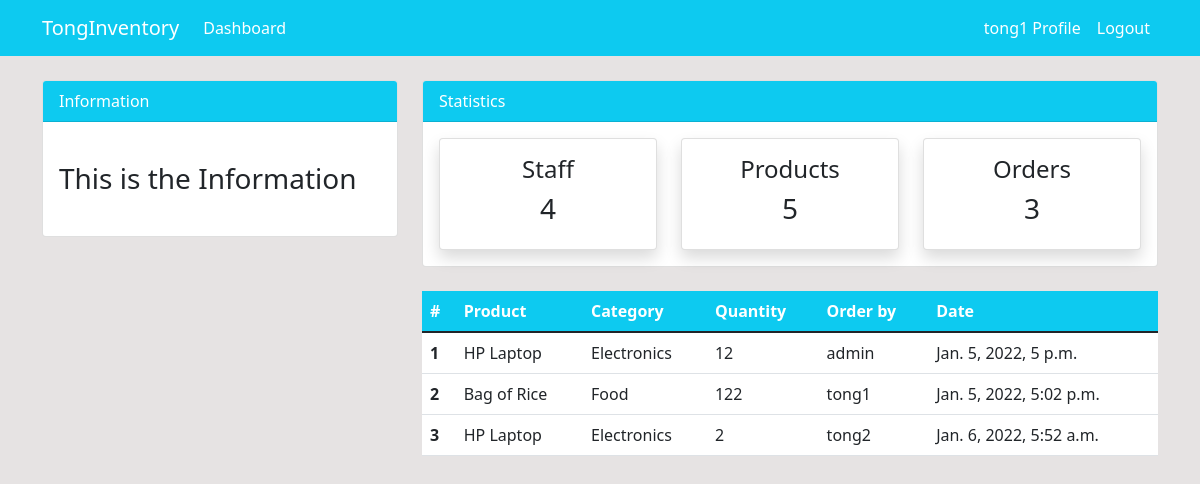
Page /order/ (signed in) on the earlier database version.
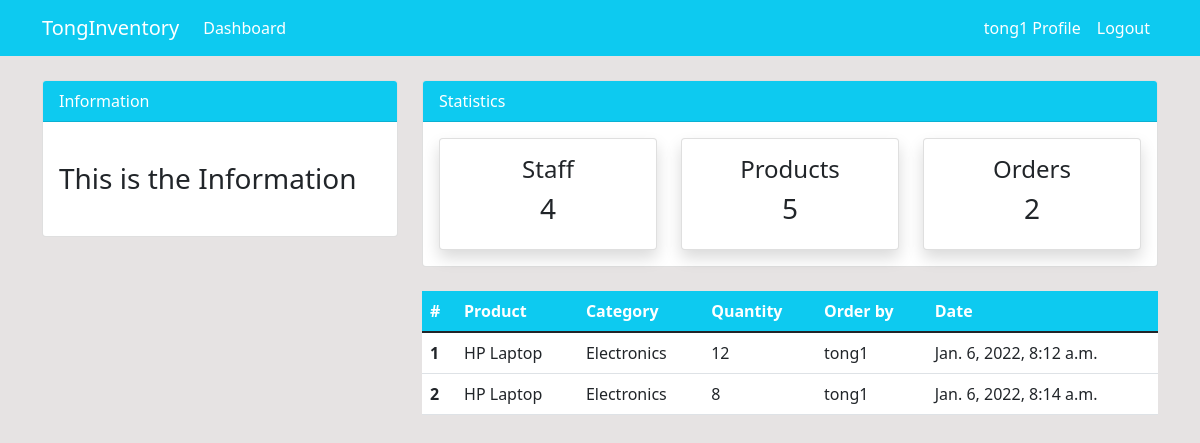
Same page on the later database version.
### dashboard/models.py (models this page shows, shortened)
class Order(models.Model):
    product = models.ForeignKey(Product, on_delete=models.CASCADE, null=True)
    staff = models.ForeignKey(User, on_delete=models.CASCADE, null=True)
    order_quantity = models.PositiveBigIntegerField(null=True)
    date = models.DateTimeField(auto_now_add=True)
    class Meta:
        verbose_name_plural = 'Order'

class Product(models.Model):
    name = models.CharField(max_length=100,null=True)
    category = models.CharField(max_length=20,choices=CATEGORY,null=True)
    quantity = models.PositiveBigIntegerField(null=True)
    class Meta:
        verbose_name_plural = 'Product'

### dashboard/views.py (the view)
# urls.py: path('order/',views.order,name='dashboard-order'),
@login_required
def order(request):
    orders = Order.objects.all()
    orders = Order.objects.all()
    orders_count = orders.count()
    products = Product.objects.all()
    products_count = products.count()
    workers = User.objects.all()
    workers_count = workers.count()
    context = {
        'orders':orders,
        'workers_count':workers_count,
        'orders_count':orders_count,
        'products_count':products_count,
    }
    return render(request, 'dashboard/order.html',context)

### templates/dashboard/order.html (shortened to what this page needs)
{% extends 'partials/base.html' %}
{% block content %}
{% include 'partials/topnav.html' %}
    <div class="container">
        <div class="row my-4">
            <div class="col-md-4">
            </div>
            <div class="col-md-8">
                <table class="table bg-white">
                    <thead class="bg-info">
                        <tr class="text-white">
                            <th scope="col">#</th>
                            <th scope="col">Product</th>
                            <th scope="col">Category</th>
                            <th scope="col">Quantity</th>
                            <th scope="col">Order by</th>
                            <th scope="col">Date</th>
                        </tr>
                    </thead>
                    <tbody>
                        {% for order in orders %}
                        <tr>
                            <th scope="row">{{ forloop.counter }}</th>
                            <td>{{ order.product.name }}</td>
                            <td>{{ order.product.category }}</td>
                            <td>{{ order.order_quantity }}</td>
                            <td>
                                {{ order.staff.username }}
                            </td>
                            <td>{{ order.date }}</td>
                        </tr>
                        {% endfor %}
                    </tbody>
                </table>
            </div>
        </div>
    </div>
{% endblock %}

### templates/partials/base.html (shortened to what this page needs)
{% load static %}
<!doctype html>
<html lang="en">
<head>
    <link href="https://cdn.jsdelivr.net/npm/bootstrap@5.1.3/dist/css/bootstrap.min.css" rel="stylesheet">
    <link rel="stylesheet" href="{% static '/style.css' %}">
</head>
<body>
    {% include 'partials/nav.html' %}
    {% block content %}
    {% endblock %}
</body>
</html>

### templates/partials/nav.html (shortened to what this page needs)
<nav class="navbar navbar-expand-lg navbar-info bg-info">
    <div class="container">
    {% if user.is_authenticated %}
        <a class="navbar-brand text-white" href="{% url 'dashboard-index' %}">TongInventory</a>
        <ul class="navbar-nav mr-auto">
            <li class="nav-item active">
                <a class="nav-link text-white" href="{% url 'dashboard-index' %}">Dashboard </a>
            </li>
        </ul>
        <div class="collapse navbar-collapse justify-content-end" id="navbarSupportedContent">
            <ul class="navbar-nav ml-auto">
                <li class="nav-item active">
                    <a class="nav-link text-white" href="{% url 'user-profile' %}">{{ user.username }} Profile </a>
                </li>
                <li class="nav-item">
                    <a class="nav-link text-white" href="{% url 'user-logout' %}">Logout</a>
                </li>
            </ul>
        </div>
    {% endif %}
        </div>
</nav>

### templates/partials/topnav.html (shortened to what this page needs)
{% block content %}
    <div class="container">
        <div class="row mt-4">
            <div class="col-md-4">
                <div class="card">
                    <div class="card-header bg-info text-white">
                        Information
                    </div>
                    <div class="card-body">
                        <marquee behavior="" direction="">
                            <h3 class="my-4">This is the Information</h3>
                        </marquee>
                    </div>
                </div>
            </div>
            <div class="col-md-8">
                <div class="card">
                    <div class="card-header bg-info text-white">
                        Statistics
                    </div>
                    <div class="card-body">
                        <div class="row">
                            <div class="col-md-4">
                                <a class="text-decoration-none text-dark" href="{% url 'dashboard-staff' %}">
                                    <div class="card my-card shadow text-center p-3">
                                        <h4>Staff </h4>
                                        <h3>{{ workers_count }}</h3>
                                    </div>
                                </a>
                            </div>
                            <div class="col-md-4">
                                <a class="text-decoration-none text-dark" href="{% url 'dashboard-product' %}">
                                    <div class="card my-card shadow text-center p-3">
                                        <h4>Products </h4>
                                        <h3>{{ products_count }}</h3>
                                    </div>
                                </a>
                            </div>
                            <div class="col-md-4">
                                <a class="text-decoration-none text-dark" href="{% url 'dashboard-order' %}">
                                    <div class="card my-card shadow text-center p-3">
                                        <h4>Orders </h4>
                                        <h3>{{ orders_count }}</h3>
                                    </div>
                                </a>
                            </div>
                        </div>
                    </div>
                </div>
            </div>
        </div>
    </div>
    {% endblock %}

### static/style.css (style rules this page uses)
body { background: rgb(230, 227, 227); }

Differences in the rows shown:
removed Order: product.name "HP Laptop", product.category "Electronics", order_quantity "12", staff.username "admin", date "Jan. 5, 2022, 5 p.m."
removed Order: product.name "Bag of Rice", product.category "Food", order_quantity "122", staff.username "tong1", date "Jan. 5, 2022, 5:02 p.m."
removed Order: product.name "HP Laptop", product.category "Electronics", order_quantity "2", staff.username "tong2", date "Jan. 6, 2022, 5:52 a.m."
added Order: product.name "HP Laptop", product.category "Electronics", order_quantity "12", staff.username "tong1", date "Jan. 6, 2022, 8:12 a.m."
added Order: product.name "HP Laptop", product.category "Electronics", order_quantity "8", staff.username "tong1", date "Jan. 6, 2022, 8:14 a.m."
Other differences:
{{ orders_count }}: "3" → "2"
